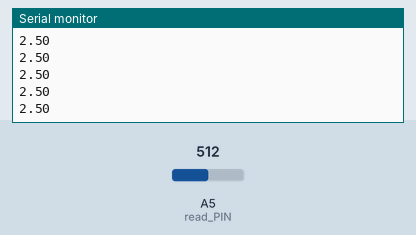
The sketch below on a simulated Arduino Uno, built with avr-gcc and run on an emulated ATmega328P. Parts: the last lines printed to the serial monitor. Inputs (shaded band) come from the test bench; at power-on: A5 (read_PIN) = 512.

Above: at 1.2 s.
1.3 s: A5 (read_PIN) set to 716
At 2.1 s:
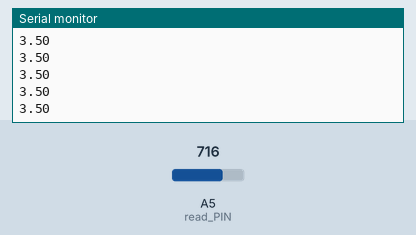
2.8 s: A5 (read_PIN) set to 900
At 3.5 s:
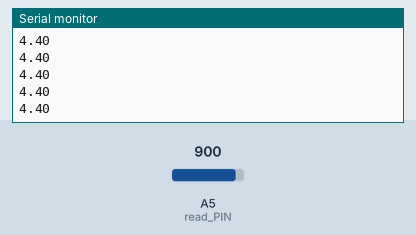
Timing chart, 0 to 5.8 s (numbered marks = the images above; inputs shaded):
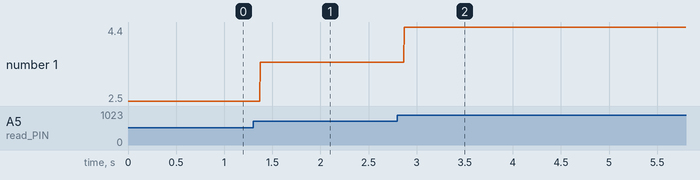

The sketch:

LightController.ino
```cpp
int read_PIN = A5;
float calcV;
void setup() {
  // put your setup code here, to run once:
  pinMode(read_PIN, INPUT);
  Serial.begin(9600);
}

void loop() {
  // put your main code here, to run repeatedly:
  analogRead(read_PIN);
  calcV = (5./1023.) * (analogRead(read_PIN));
  Serial.println(calcV);
}
```

Measured:
- after the input at 1.3 s, the serial monitor: prints a new line after 0.07 s (image 1)
- after the input at 2.8 s, the serial monitor: prints a new line after 0.07 s (image 2)
- plotted number 1: 2.5 → 3.5 after the input at 1.3 s, 3.5 → 4.4 after the input at 2.8 s
